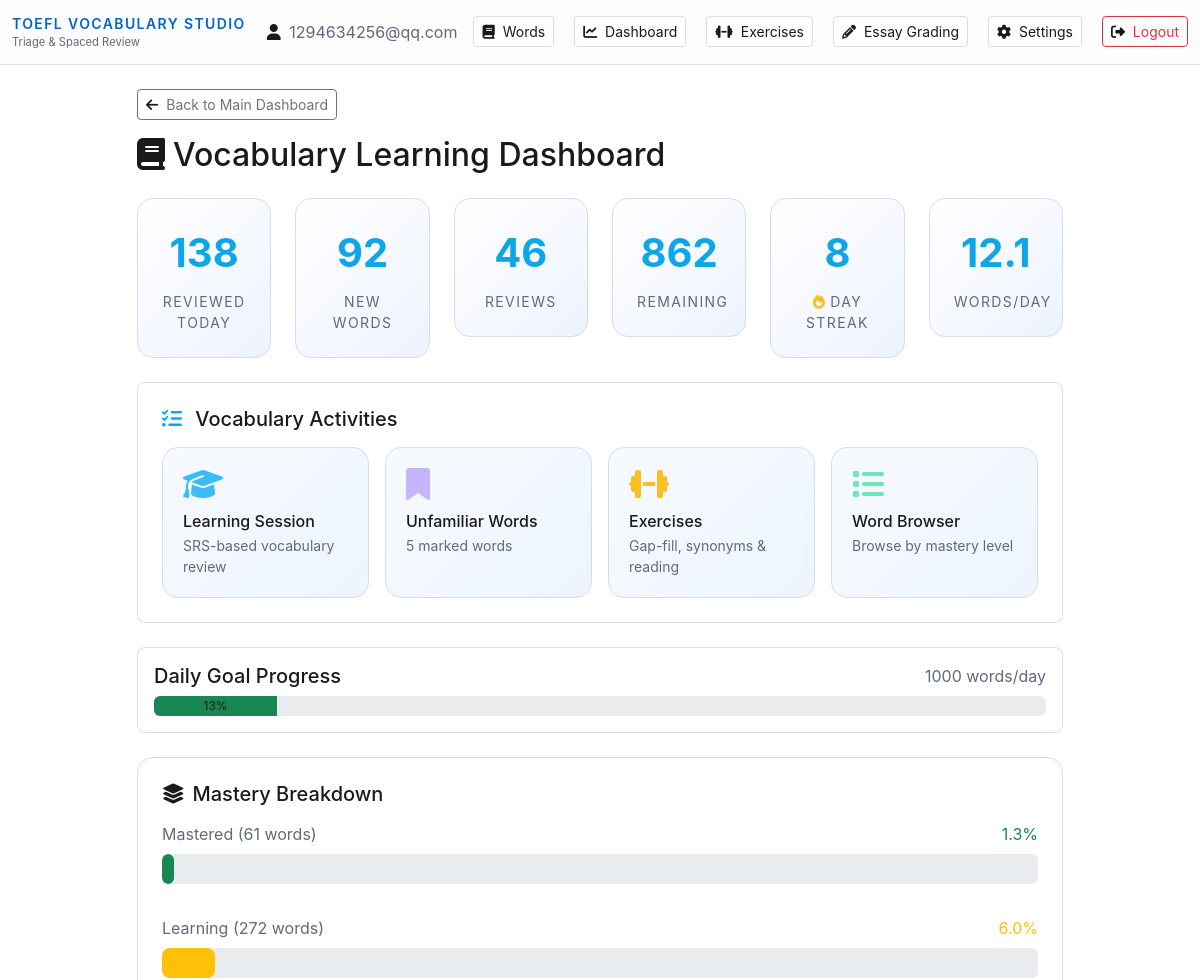
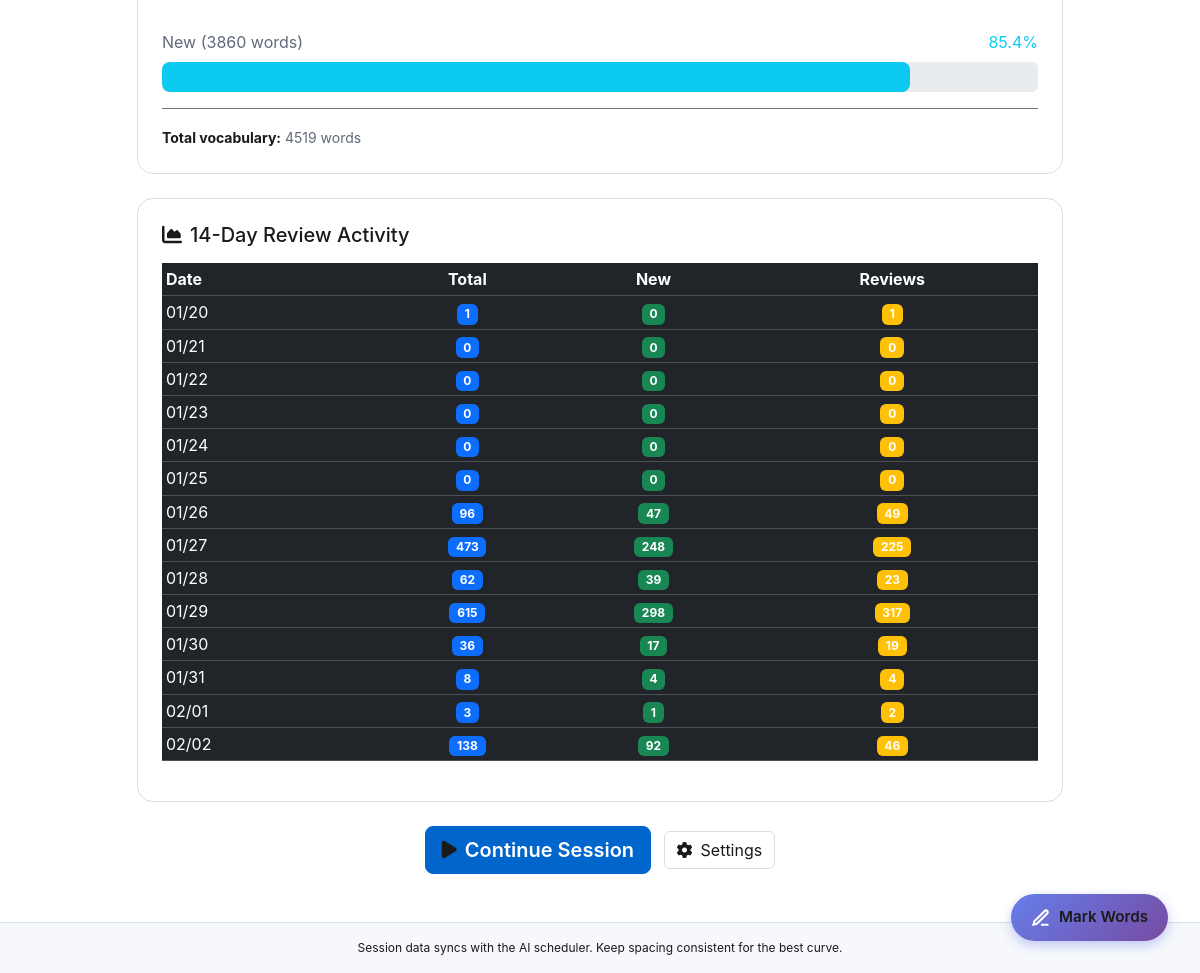
The app's page /vocab/dashboard (signed in) with its own data (2 pictures, top to bottom).
### models.py (models this page shows, shortened)
class User(db.Model):
    __tablename__ = 'users'
    id = db.Column(db.Integer, primary_key=True, index=True)
    email = db.Column(db.String(255), unique=True, index=True, nullable=False)
    password_hash = db.Column(db.String(255), nullable=False)
    daily_goal = db.Column(db.Integer, default=20, nullable=False)
    created_at = db.Column(db.DateTime(timezone=True), default=utcnow, nullable=False)
    words = db.relationship('UserWord', back_populates='user', cascade='all, delete-orphan')
    reviews = db.relationship('ReviewLog', back_populates='user', cascade='all, delete-orphan')

### app.py (the view)
@app.route('/vocab/dashboard')
@login_required
def vocab_dashboard():
    user = get_current_user()
    if not user:
        return redirect(url_for('login'))
    total, new_cards, review_cards = get_todays_progress(user.id)
    remaining = max(user.daily_goal - total, 0)
    progress = {
        'goal': user.daily_goal,
        'reviewed': total,
        'new_count': new_cards,
        'review_count': review_cards,
        'remaining': remaining
    }
    breakdown = get_mastery_breakdown(user.id)
    curve = get_memorize_curve(user.id, days=14)
    streak = get_study_streak(user.id)
    velocity_data, avg_velocity = get_learning_velocity(user.id, days=30)
    composition = get_smart_session_composition(user.id, user.daily_goal)
    unfamiliar_count = UnfamiliarWord.query.filter_by(user_id=user.id).count()
    return render_template(
        'vocab_dashboard.html',
        user=user,
        progress=progress,
        breakdown=breakdown,
        curve=curve,
        streak=streak,
        avg_velocity=avg_velocity,
        composition=composition,
        unfamiliar_count=unfamiliar_count
    )

### templates/vocab_dashboard.html (shortened to what this page needs)
{% extends "base.html" %}
{% block content %}
<div class="row justify-content-center">
    <div class="col-lg-10">
        <div class="mb-3">
            <a href="{{ url_for('main_dashboard') }}" class="btn btn-outline-secondary btn-sm">
                <i class="fas fa-arrow-left me-2"></i>Back to Main Dashboard
            </a>
        </div>
        <h2 class="mb-4">
            <i class="fas fa-book me-2"></i>Vocabulary Learning Dashboard
        </h2>
        <div class="row g-4 mb-4">
            <div class="col-md-2">
                <div class="stat-card">
                    <div class="stat-number">{{ progress.reviewed }}</div>
                    <div class="stat-label mt-2">Reviewed Today</div>
                </div>
            </div>
            <div class="col-md-2">
                <div class="stat-card">
                    <div class="stat-number">{{ progress.new_count }}</div>
                    <div class="stat-label mt-2">New Words</div>
                </div>
            </div>
            <div class="col-md-2">
                <div class="stat-card">
                    <div class="stat-number">{{ progress.review_count }}</div>
                    <div class="stat-label mt-2">Reviews</div>
                </div>
            </div>
            <div class="col-md-2">
                <div class="stat-card">
                    <div class="stat-number">{{ progress.remaining }}</div>
                    <div class="stat-label mt-2">Remaining</div>
                </div>
            </div>
            <div class="col-md-2">
                <div class="stat-card">
                    <div class="stat-number">{{ streak }}</div>
                    <div class="stat-label mt-2">
                        <i class="fas fa-fire me-1" style="color: var(--amber-300);"></i>Day Streak
                    </div>
                </div>
            </div>
            <div class="col-md-2">
                <div class="stat-card">
                    <div class="stat-number">{{ avg_velocity|round(1) }}</div>
                    <div class="stat-label mt-2">Words/Day</div>
                </div>
            </div>
        </div>
        <div class="card mb-4 p-4">
            <h5 class="mb-3">
                <i class="fas fa-tasks me-2" style="color: var(--teal-400);"></i>
                Vocabulary Activities
            </h5>
            <div class="row g-3">
                <div class="col-md-3">
                    <a class="module-link-card" href="{{ url_for('vocab_session') }}">
                        <i class="fas fa-graduation-cap" style="color: var(--teal-300);"></i>
                        <h6 class="mb-1">Learning Session</h6>
                        <p class="text-muted mb-0 small">SRS-based vocabulary review</p>
                    </a>
                </div>
                <div class="col-md-3">
                    <a class="module-link-card" href="{{ url_for('unfamiliar_words_page') }}">
                        <i class="fas fa-bookmark" style="color: var(--purple-300);"></i>
                        <h6 class="mb-1">Unfamiliar Words</h6>
                        <p class="text-muted mb-0 small">{{ unfamiliar_count or 0 }} marked words</p>
                    </a>
                </div>
                <div class="col-md-3">
                    <a class="module-link-card" href="{{ url_for('exercises_hub') }}">
                        <i class="fas fa-dumbbell" style="color: var(--amber-300);"></i>
                        <h6 class="mb-1">Exercises</h6>
                        <p class="text-muted mb-0 small">Gap-fill, synonyms & reading</p>
                    </a>
                </div>
                <div class="col-md-3">
                    <a class="module-link-card" href="{{ url_for('browse_words') }}">
                        <i class="fas fa-list" style="color: var(--emerald-300);"></i>
                        <h6 class="mb-1">Word Browser</h6>
                        <p class="text-muted mb-0 small">Browse by mastery level</p>
                    </a>
                </div>
            </div>
        </div>
        <div class="card mb-4 p-3">
            <div class="d-flex justify-content-between align-items-center mb-2">
                <h5 class="mb-0">Daily Goal Progress</h5>
                <span class="text-muted">{{ progress.goal }} words/day</span>
            </div>
            <div class="progress" style="height: 20px;">
                <div class="progress-bar bg-success" role="progressbar"
                     style="width: {{ (progress.reviewed / progress.goal * 100) if progress.goal > 0 else 0 }}%;">
                    {{ ((progress.reviewed / progress.goal * 100)|int) if progress.goal > 0 else 0 }}%
                </div>
            </div>
        </div>
        <div class="chart-card mb-4">
            <h5 class="mb-3">
                <i class="fas fa-layer-group me-2"></i>Mastery Breakdown
            </h5>
            <div class="row g-3">
                <div class="col-12">
                    <div class="d-flex justify-content-between mb-2">
                        <span class="text-muted">Mastered ({{ breakdown.mastered }} words)</span>
                        <span class="text-success">{{ breakdown.mastered_pct|round(1) }}%</span>
                    </div>
                    <div class="progress mb-3" style="height: 30px;">
                        <div class="progress-bar bg-success mastery-bar"
                             style="width: {{ breakdown.mastered_pct }}%;">
                        </div>
                    </div>
                </div>
                <div class="col-12">
                    <div class="d-flex justify-content-between mb-2">
                        <span class="text-muted">Learning ({{ breakdown.learning }} words)</span>
                        <span class="text-warning">{{ breakdown.learning_pct|round(1) }}%</span>
                    </div>
                    <div class="progress mb-3" style="height: 30px;">
                        <div class="progress-bar bg-warning mastery-bar"
                             style="width: {{ breakdown.learning_pct }}%;">
                        </div>
                    </div>
                </div>
                <div class="col-12">
                    <div class="d-flex justify-content-between mb-2">
                        <span class="text-muted">New ({{ breakdown.new }} words)</span>
                        <span class="text-info">{{ breakdown.new_pct|round(1) }}%</span>
                    </div>
                    <div class="progress" style="height: 30px;">
                        <div class="progress-bar bg-info mastery-bar"
                             style="width: {{ breakdown.new_pct }}%;">
                        </div>
                    </div>
                </div>
            </div>
            <div class="mt-3 pt-3 border-top border-secondary">
                <p class="mb-0 text-muted">
                    <small>
                        <strong>Total vocabulary:</strong> {{ breakdown.total }} words
                    </small>
                </p>
            </div>
        </div>
        <div class="chart-card mb-4">
            <h5 class="mb-3">
                <i class="fas fa-chart-area me-2"></i>14-Day Review Activity
            </h5>
            {% if curve %}
            <div class="table-responsive">
                <table class="table table-dark table-sm">
                    <thead>
                        <tr>
                            <th>Date</th>
                            <th class="text-center">Total</th>
                            <th class="text-center">New</th>
                            <th class="text-center">Reviews</th>
                        </tr>
                    </thead>
                    <tbody>
                        {% for day in curve %}
                        <tr>
                            <td>{{ day.date }}</td>
                            <td class="text-center">
                                <span class="badge bg-primary">{{ day.total }}</span>
                            </td>
                            <td class="text-center">
                                <span class="badge bg-success">{{ day.new_count }}</span>
                            </td>
                            <td class="text-center">
                                <span class="badge bg-warning">{{ day.review_count }}</span>
                            </td>
                        </tr>
                        {% endfor %}
                    </tbody>
                </table>
            </div>
            {% else %}
            <p class="text-muted text-center py-3">No review data yet. Start learning to see your progress!</p>
            {% endif %}
        </div>
        <div class="text-center mt-4">
            {% if progress.remaining > 0 %}
            <a href="{{ url_for('vocab_session') }}" class="btn btn-primary btn-lg me-2">
                <i class="fas fa-play me-2"></i>Continue Session
            </a>
            {% endif %}
            <a href="{{ url_for('settings') }}" class="btn btn-outline-light">
                <i class="fas fa-cog me-2"></i>Settings
            </a>
        </div>
    </div>
</div>
{% endblock %}

### templates/base.html (shortened to what this page needs)
<!DOCTYPE html>
<html lang="en">
<head>
    <link href="https://cdn.jsdelivr.net/npm/bootstrap@5.3.2/dist/css/bootstrap.min.css" rel="stylesheet">
    <link href="https://cdnjs.cloudflare.com/ajax/libs/font-awesome/6.4.0/css/all.min.css" rel="stylesheet">
    <link rel="stylesheet" href="{{ url_for('static', filename='css/unfamiliar_words.css') }}">
</head>
<body>
    <nav class="navbar navbar-light">
        <div class="container-fluid">
            <a class="navbar-brand d-flex flex-column" href="{{ url_for('index') }}">
                <span class="brand-text">TOEFL Vocabulary Studio</span>
                <small class="text-muted" style="font-size: 0.7rem;">Triage & Spaced Review</small>
            </a>
            <div class="d-flex align-items-center gap-3">
                {% if session.user_id %}
                    <span class="text-muted">
                        <i class="fas fa-user me-1"></i>
                        {{ session.user_email }}
                    </span>
                    <a href="{{ url_for('browse_words') }}" class="btn btn-sm btn-outline-light me-1">
                        <i class="fas fa-book me-1"></i> Words
                    </a>
                    <a href="{{ url_for('main_dashboard') }}" class="btn btn-sm btn-outline-light me-1">
                        <i class="fas fa-chart-line me-1"></i> Dashboard
                    </a>
                    <a href="{{ url_for('exercises_hub') }}" class="btn btn-sm btn-outline-light me-1">
                        <i class="fas fa-dumbbell me-1"></i> Exercises
                    </a>
                    <a href="{{ url_for('essay_grading_home') }}" class="btn btn-sm btn-outline-light me-1">
                        <i class="fas fa-pencil-alt me-1"></i> Essay Grading
                    </a>
                    <a href="{{ url_for('settings') }}" class="btn btn-sm btn-outline-light me-1">
                        <i class="fas fa-cog me-1"></i> Settings
                    </a>
                    <a href="{{ url_for('logout') }}" class="btn btn-sm btn-outline-danger">
                        <i class="fas fa-sign-out-alt me-1"></i> Logout
                    </a>
                {% else %}
                    <a href="{{ url_for('login') }}" class="btn btn-sm btn-outline-light">Login</a>
                    <a href="{{ url_for('register') }}" class="btn btn-sm btn-primary">Register</a>
                {% endif %}
            </div>
        </div>
    </nav>
    <main class="container my-4">
        {% block content %}{% endblock %}
    </main>
    <footer class="footer text-center py-3 mt-5">
        <div class="container">
            Session data syncs with the AI scheduler. Keep spacing consistent for the best curve.
        </div>
    </footer>
</body>
</html>

### records on screen
User: user_email "1294634256@qq.com", goal "1000", daily_goal "13"

### other values on screen
{{ progress.reviewed }} "138"
{{ progress.new_count }} "92"
{{ progress.review_count }} "46"
{{ progress.remaining }} "862"
{{ streak }} "8"
{{ avg_velocity|round(1) }} "12.1"
{{ unfamiliar_count or 0 }} "5"
{{ breakdown.mastered }} "61"
{{ breakdown.mastered_pct|round(1) }} "1.3"
{{ breakdown.learning }} "272"
{{ breakdown.learning_pct|round(1) }} "6.0"
{{ breakdown.new }} "3860"
{{ breakdown.new_pct|round(1) }} "85.4"
{{ breakdown.total }} "4519"
{{ day.date }} "01/20" "01/21" "01/22" "01/23" "01/24" "01/25" "01/26" "01/27" "01/28" "01/29" "01/30" "01/31" "02/01" "02/02"
